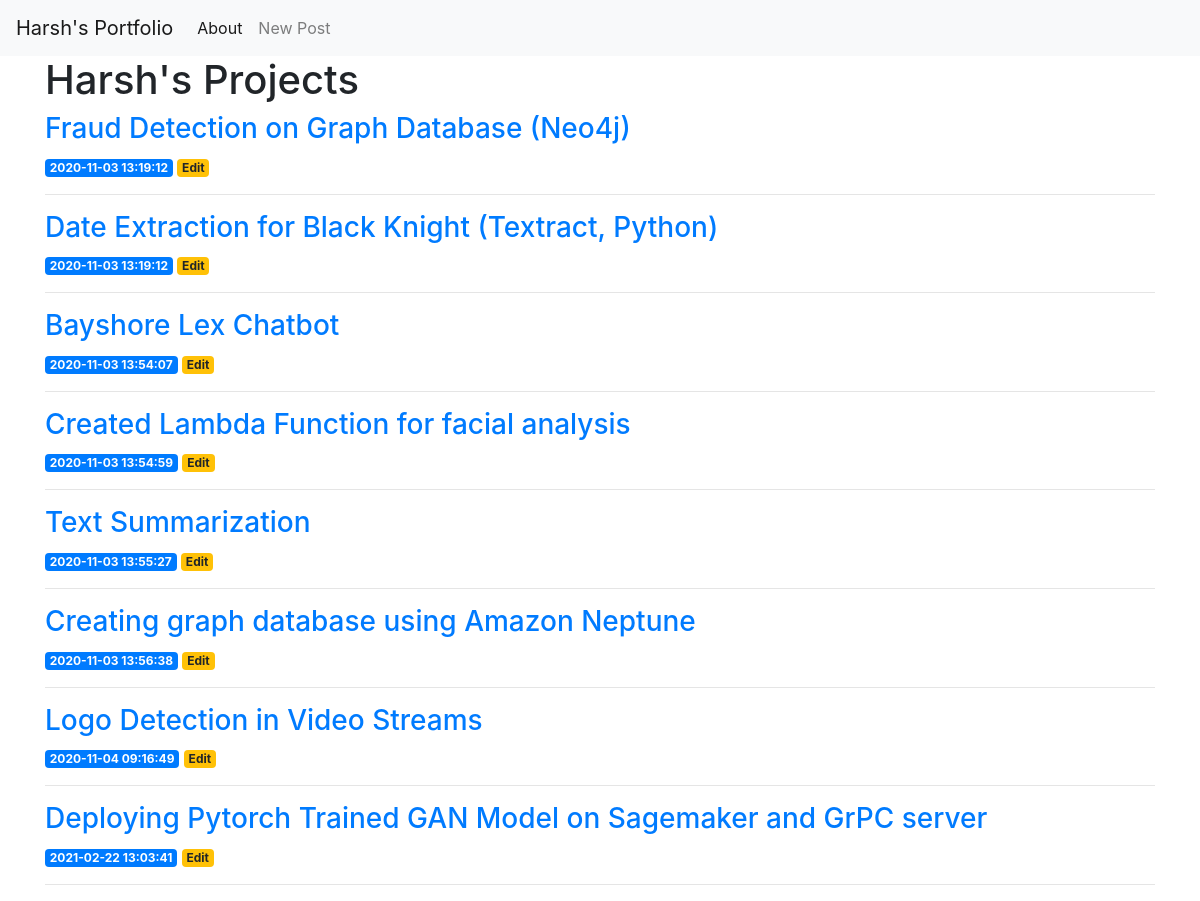
The page / on the database its author committed.
### tables this page shows
CREATE TABLE posts (
    id INTEGER PRIMARY KEY AUTOINCREMENT,
    created TIMESTAMP NOT NULL DEFAULT CURRENT_TIMESTAMP,
    title TEXT NOT NULL,
    content TEXT NOT NULL
);

### app.py (the view)
@app.route('/')
def index():
    conn = get_db_connection()
    posts = conn.execute('SELECT * FROM posts').fetchall()
    conn.close()
    return render_template('index.html', posts=posts)

### app.py (called while the page is built)
def get_db_connection():
    conn = sqlite3.connect('database.db')
    conn.row_factory = sqlite3.Row
    return conn

### templates/index.html
{% extends 'base.html' %}
{% block content %}
    <h1>{% block title %} Harsh's Projects{% endblock %}</h1>
    {% for post in posts %}
	<a href="{{ url_for('post', post_id=post['id']) }}">
            <h3>{{ post['title'] }}</h3>
        </a>
        <span class="badge badge-primary">{{ post['created'] }}</span>
        <a href="{{ url_for('edit', id=post['id']) }}">
            <span class="badge badge-warning">Edit</span>
        </a>
        <hr>
    {% endfor %}
{% endblock %}

### templates/base.html (shortened to what this page needs)
<!doctype html>
<html lang="en">
  <head>
    <link rel="stylesheet" href="https://stackpath.bootstrapcdn.com/bootstrap/4.3.1/css/bootstrap.min.css">
  </head>
  <body>
    <nav class="navbar navbar-expand-md navbar-light bg-light">
        <a class="navbar-brand" href="{{ url_for('index')}}">Harsh's Portfolio</a>
        <div class="collapse navbar-collapse" id="navbarNav">
            <ul class="navbar-nav">
            <li class="nav-item active">
                <a class="nav-link" href="{{url_for('about')}}">About</a>
            </li>
	    <li class="nav-item">
            	<a class="nav-link" href="{{url_for('create')}}">New Post</a>
	    </li>
            </ul>
        </div>
    </nav>
    <div class="container">
        {% block content %} {% endblock %}
    </div>
  </body>
</html>

### rows shown on the page
posts: title "Fraud Detection on Graph Database (Neo4j)", created "2020-11-03 13:19:12"
posts: title "Date Extraction for Black Knight (Textract, Python)", created "2020-11-03 13:19:12"
posts: title "Bayshore Lex Chatbot", created "2020-11-03 13:54:07"
posts: title "Created Lambda Function for facial analysis", created "2020-11-03 13:54:59"
posts: title "Text Summarization", created "2020-11-03 13:55:27"
posts: title "Creating graph database using Amazon Neptune", created "2020-11-03 13:56:38"
posts: title "Logo Detection in Video Streams", created "2020-11-04 09:16:49"
posts: title "Deploying Pytorch Trained GAN Model on Sagemaker and GrPC server", created "2021-02-22 13:03:41"
